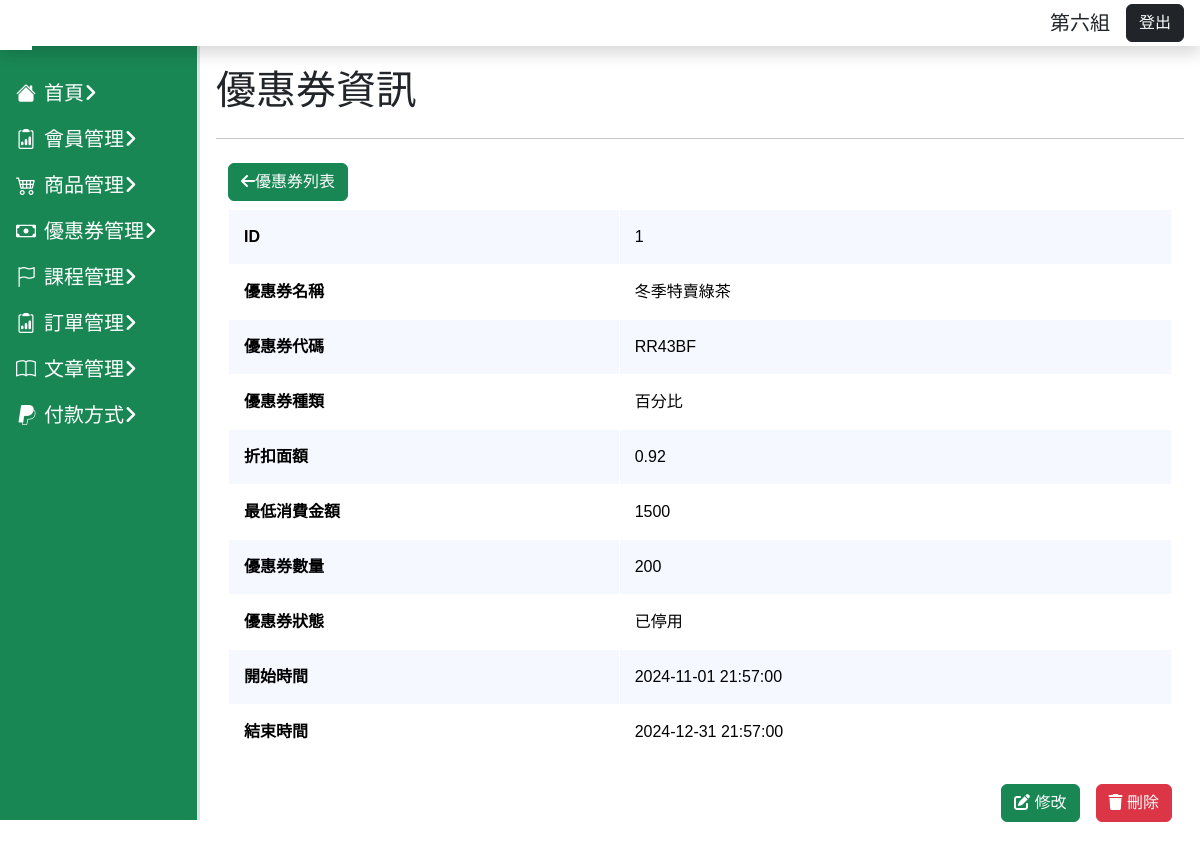
/cupon/coupon.php, run on the app's committed database.
### tables this page shows
CREATE TABLE `coupons` (
  `id` int(3) UNSIGNED NOT NULL,
  `name` varchar(50) NOT NULL,
  `code` varchar(20) NOT NULL,
  `category` varchar(10) NOT NULL,
  `discount` decimal(10,2) NOT NULL,
  `min_spend_amount` decimal(20,0) DEFAULT NULL,
  `stock` int(3) NOT NULL,
  `status` varchar(5) NOT NULL,
  `start_time` datetime NOT NULL,
  `end_time` datetime NOT NULL,
  `valid` tinyint(1) DEFAULT 1
);

### cupon/coupon.php (the view, shortened to what this page needs)
<?php
if (!isset($_GET["id"])) {
    $id = 1;
} else {
    $id = $_GET["id"];
}
require_once("../db_connect.php");
$sql = "SELECT * FROM coupons WHERE id=$id AND valid=1";
$result = $conn->query($sql);
$row = $result->fetch_assoc();
if ($result->num_rows > 0) {
    $couponExit = true;
} else {
    $couponExit = false;
}
?>
<!doctype html>
<html lang="en">
<head>
    <?php include("../css.php") ?>
</head>
<body>
    <?php include("../dashboard-comm.php") ?>
    <main class="main-content p-3">
        <div class="d-flex justify-content-between">
            <h1>優惠券資訊</h1>
        </div>
        <hr>
        <div class="container">
            <div class="py-2">
                <a class="btn btn-success" href="coupons.php?page=1&order=id_asc"><i class="fa-solid fa-arrow-left"></i>優惠券列表</a>
            </div>
            <div class="row justify-content-center ">
                <div class="col-lg-12">
                    <?php if ($couponExit) : ?>
                        <table class="table table-coupon table-bordered">
                            <tr>
                                <th>ID</th>
                                <td><?= $row["id"] ?></td>
                            </tr>
                            <tr>
                                <th>優惠券名稱</th>
                                <td><?= $row["name"] ?></td>
                            </tr>
                            <tr>
                                <th>優惠券代碼</th>
                                <td><?= $row["code"] ?></td>
                            </tr>
                            <tr>
                                <th>優惠券種類</th>
                                <td><?= $row["category"] ?></td>
                            </tr>
                            <tr>
                                <th>折扣面額</th>
                                <td><?= $row["discount"] ?></td>
                            </tr>
                            <tr>
                                <th>最低消費金額</th>
                                <td><?= $row["min_spend_amount"] ?></td>
                            </tr>
                            <tr>
                                <th>優惠券數量</th>
                                <td><?= $row["stock"] ?></td>
                            </tr>
                            <tr>
                                <th>優惠券狀態</th>
                                <td>
                                    <?php $starttime = strtotime($row["start_time"]);
                                    $endtime = strtotime($row["end_time"]);
                                    $now = time();
                                    if ($endtime - $now > 0 && $starttime - $now < 0) {
                                        $row["status"] = "可使用";
                                        echo "可使用";
                                    } elseif ($starttime - $now > 0) {
                                        $row["status"] = "未開放";
                                        echo "未開放";
                                    } else {
                                        $row["status"] = "已停用";
                                        echo "已停用";
                                    } ?>
                                </td>
                            </tr>
                            <tr>
                                <th>開始時間</th>
                                <td><?= $row["start_time"] ?></td>
                            </tr>
                            <tr>
                                <th>結束時間</th>
                                <td><?= $row["end_time"] ?></td>
                            </tr>
                        </table>
                        <div class="py-2 d-flex justify-content-end ">
                            <a class="btn btn-success me-3" href="coupon-edit.php?id=<?= $row["id"] ?>" title="編輯優惠券"><i class="fa-solid fa-pen-to-square"></i>&nbsp修改</a>
                            <button class="btn btn-danger " title="刪除優惠券" data-bs-toggle="modal" data-bs-target="#deleteModal"><i class="fa-solid fa-trash"></i>&nbsp刪除</button>
                        </div>
                    <?php else : ?>
                        <h1>優惠券不存在</h1>
                    <?php endif; ?>
                </div>
            </div>
        </div>
    </main>
</body>
</html>

### css.php (style rules this page uses)
body { font-family: "Noto Sans TC", sans-serif; font-optical-sizing: auto; font-weight: 300; font-style: normal; }
a { text-decoration: none; cursor: pointer; user-select: none; }
:root { --aside-witch: 200px; --header-height: 50px; }
.main-content { margin: var(--header-height) 0 0 var(--aside-witch); }

### cupon/ne-css.php (style rules this page uses)
.table-coupon>tbody>tr:nth-child(2n+1)>td, .table-coupon>tbody>tr:nth-child(2n+1)>th { background-color: #f5f8ff; }
.table>:not(caption)>*>* { padding: 15px; }

### data on the page
coupons: id "1", name "冬季特賣綠茶", code "RR43BF", category "百分比", discount "0.92", min_spend_amount "1500", stock "200", start_time "2024-11-01 21:57:00", end_time "2024-12-31 21:57:00"
